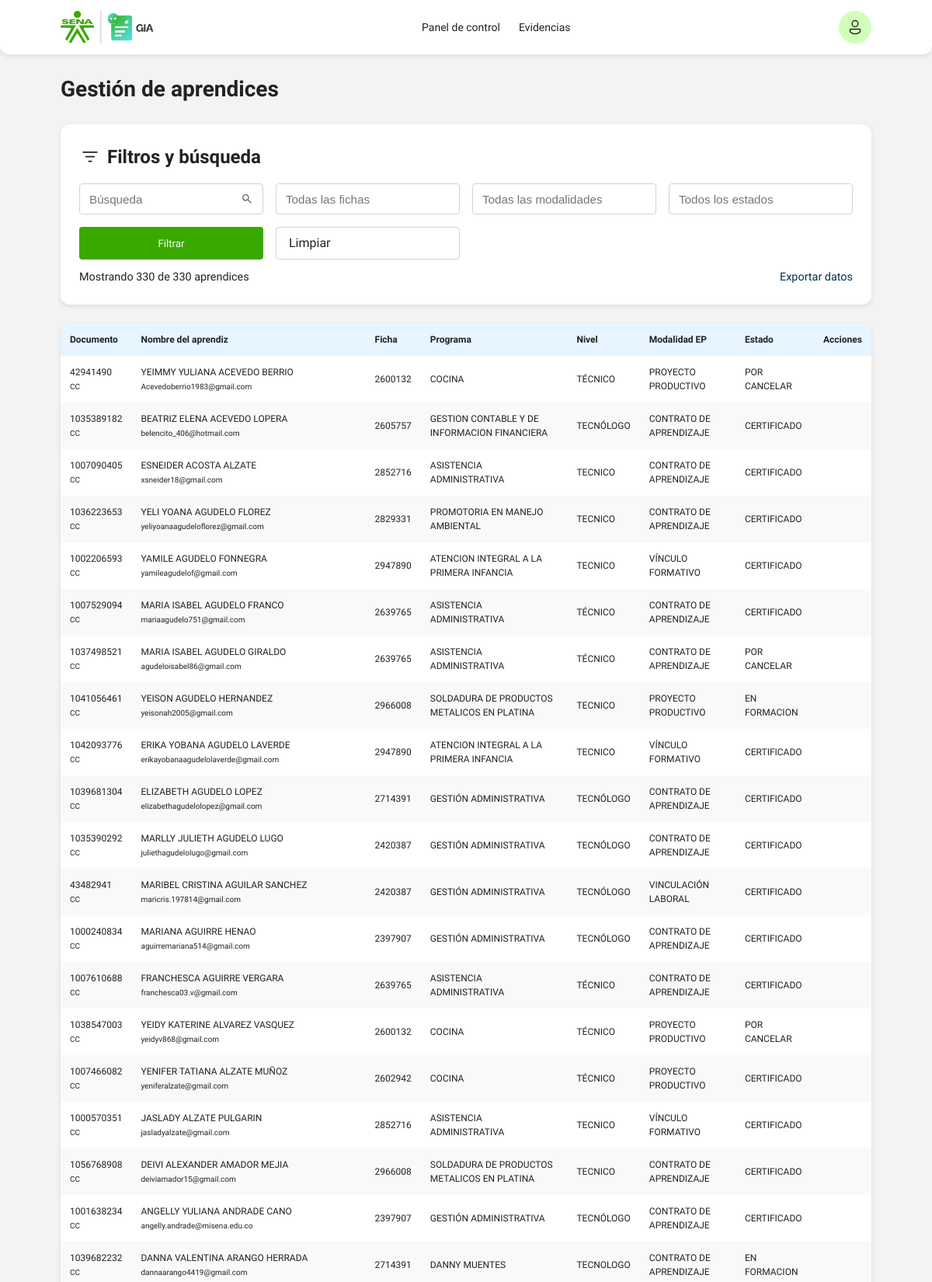
/apprentices/ (signed in, upper part), run on the app's committed database.
### models/apprentice.py (models this page shows)
class Apprentice(db.Model):
    __tablename__ = "apprentice"
    id = db.Column(db.Integer, primary_key=True)
    created_by = db.Column(db.Integer, db.ForeignKey("user.id"), nullable=False)
    student_user_id = db.Column(db.Integer, db.ForeignKey("user.id"), nullable=True)
    group_id = db.Column(db.Integer, db.ForeignKey("training_group.id"), nullable=True, index=True)
    group_number = db.Column(db.String(30), nullable=False, index=True)
    document_type = db.Column(db.String(30), nullable=False)
    document_number = db.Column(db.String(30), unique=True, nullable=False, index=True)
    first_names = db.Column(db.String(120), nullable=False)
    last_names = db.Column(db.String(120), nullable=False)
    gender = db.Column(db.String(20), nullable=True)
    phone = db.Column(db.String(30), nullable=True)
    email = db.Column(db.String(150), nullable=True)
    municipality_origin = db.Column(db.String(120), nullable=True)
    program_name = db.Column(db.String(150), nullable=True)
    program_level = db.Column(db.String(80), nullable=True)
    group_validity = db.Column(db.String(80), nullable=True)
    lead_instructor = db.Column(db.String(150), nullable=True)
    followup_instructor = db.Column(db.String(150), nullable=True)
    followup_instructor_email = db.Column(db.String(150), nullable=True)
    ep_modality = db.Column(db.String(120), nullable=True)
    sofia_status = db.Column(db.String(80), nullable=True)
    practice_start_date = db.Column(db.String(40), nullable=True)
    practice_end_date = db.Column(db.String(40), nullable=True)
    followup_moment1_start = db.Column(db.String(40), nullable=True)
    followup_moment1_end = db.Column(db.String(40), nullable=True)
    followup_moment2_start = db.Column(db.String(40), nullable=True)
    followup_moment2_end = db.Column(db.String(40), nullable=True)
    followup_moment3_start = db.Column(db.String(40), nullable=True)
    followup_moment3_end = db.Column(db.String(40), nullable=True)
    followup_moment4_start = db.Column(db.String(40), nullable=True)
    followup_moment4_end = db.Column(db.String(40), nullable=True)
    company_name = db.Column(db.String(150), nullable=True)
    company_municipality = db.Column(db.String(120), nullable=True)
    company_address = db.Column(db.String(180), nullable=True)
    coformador_name = db.Column(db.String(150), nullable=True)
    coformador_email = db.Column(db.String(150), nullable=True)
    coformador_phone = db.Column(db.String(30), nullable=True)
    arl_responsible = db.Column(db.String(150), nullable=True)
    continues_company = db.Column(db.String(30), nullable=True)
    individual_management = db.Column(db.Text, nullable=True)
    followup_moments = db.Column(db.String(200), nullable=True)
    evaluation_date = db.Column(db.String(40), nullable=True)
    english_results = db.Column(db.String(120), nullable=True)
    created_at = db.Column(db.DateTime, default=datetime.utcnow)
    group = db.relationship("TrainingGroup", back_populates="apprentices", lazy="joined")
    bitacoras = db.relationship(
        "Bitacora",
        backref="apprentice",
        lazy="select",
        cascade="all, delete-orphan",
        order_by="desc(Bitacora.created_at)",
    )
    student_user = db.relationship("User", foreign_keys=[student_user_id], lazy="select")
    evidence_submissions = db.relationship(
        "EvidenceSubmission",
        back_populates="apprentice",
        lazy="select",
        cascade="all, delete-orphan",
    )
    @property
    def full_name(self):
        return f"{self.first_names} {self.last_names}".strip()

### models/group.py (models this page shows)
class TrainingGroup(db.Model):
    __tablename__ = "training_group"
    id = db.Column(db.Integer, primary_key=True)
    created_by = db.Column(db.Integer, db.ForeignKey("user.id"), nullable=False)
    group_number = db.Column(db.String(30), unique=True, nullable=False, index=True)
    program_name = db.Column(db.String(150), nullable=False)
    lead_instructor = db.Column(db.String(150), nullable=True)
    followup_instructor = db.Column(db.String(150), nullable=True)
    municipality = db.Column(db.String(120), nullable=True)
    program_level = db.Column(db.String(80), nullable=True)
    modality = db.Column(db.String(80), nullable=True)
    sofia_group_status = db.Column(db.String(80), nullable=True)
    group_validity = db.Column(db.String(80), nullable=True)
    group_start_date = db.Column(db.String(40), nullable=True)
    training_end_date = db.Column(db.String(40), nullable=True)
    ep_start_date = db.Column(db.String(40), nullable=True)
    apprentices_statistics = db.Column(db.String(120), nullable=True)
    apprentices_training = db.Column(db.String(30), nullable=True)
    apprentices_enabled = db.Column(db.String(30), nullable=True)
    apprentices_rap_pending = db.Column(db.String(30), nullable=True)
    apprentices_practice = db.Column(db.String(30), nullable=True)
    apprentices_without_alternative = db.Column(db.String(30), nullable=True)
    apprentices_certified = db.Column(db.String(30), nullable=True)
    productive_modalities = db.Column(db.String(120), nullable=True)
    learning_contract = db.Column(db.String(30), nullable=True)
    internship = db.Column(db.String(30), nullable=True)
    productive_project = db.Column(db.String(30), nullable=True)
    employment_link = db.Column(db.String(30), nullable=True)
    apprentices = db.relationship(
        "Apprentice",
        back_populates="group",
        lazy="select",
    )
    evidence_activities = db.relationship(
        "EvidenceActivity",
        back_populates="group",
        lazy="select",
        cascade="all, delete-orphan",
    )
    RECORD_FIELDS = [
        ('consecutive', 'CONSECUTIVO'),
        ('group_number', 'N° DE FICHA'),
        ('lead_instructor', 'NOMBRE DE INSTRUCTOR(A) LÍDER DE LA FICHA'),
        ('followup_instructor', 'NOMBRE DE INSTRUCTOR(A) DE SEGUIMIENTO ETAPA PRODUCTIVA (EP)'),
        ('program_name', 'NOMBRE DEL PROGRAMA DE FORMACIÓN'),
        ('municipality', 'MUNICIPIO'),
        ('program_level', 'NIVEL DE PROGRAMA'),
        ('modality', 'MODALIDAD'),
        ('sofia_group_status', 'ESTADO DE LA FICHA EN SOFÍAPLUS'),
        ('group_start_date', 'FECHA INICIO DE LA FICHA EN SOFIAPLUS'),
        ('training_end_date', 'FECHA FIN DE LA FORMACIÓN EN SOFIAPLUS'),
        ('ep_start_date', 'FECHA INICIO DE ETAPA PRODUCTIVA'),
        ('group_validity', 'VIGENCIA DE LA FICHA'),
        ('apprentices_training', 'APRENDICES EN FORMACIÓN'),
        ('apprentices_enabled', 'APRENDICES HABILITADOS PARA INICIAR ETAPA PRODUCTIVA'),
        ('apprentices_rap_pending', 'APRENDICES QUE DEBEN RAP'),
        ('apprentices_practice', 'APRENDICES EN PRÁCTICA'),
        ('learning_contract', 'CONTRATO DE APRENDIZAJE'),
        ('internship', 'PASANTIA'),
        ('productive_project', 'PROYECTO PRODUCTIVO'),
        ('apprentices_without_alternative', 'APRENDICES SIN ALTERNATIVA DE PRÁCTIVA'),
        ('apprentices_certified', 'APRENDICES CERTIFICADOS'),
    ]

### routes/apprentices.py (the view)
@apprentices_bp.route("/")
@login_required
def index():
    apprentices = _filtered_apprentices_query().order_by(Apprentice.last_names, Apprentice.first_names).all()
    return render_template(
        "apprentices/index.html",
        apprentices=apprentices,
        total_apprentices=Apprentice.query.count(),
    )

### routes/apprentices.py (called while the page is built, shortened)
def _filtered_apprentices_query():
    query = Apprentice.query
    search = request.args.get("search", "").strip()
    group_number = request.args.get("group_number", "").strip()
    ep_modality = request.args.get("ep_modality", "").strip()
    status = request.args.get("status", "").strip()
    if group_number:
        query = query.filter(Apprentice.group_number.ilike(f"%{group_number}%"))
    if ep_modality:
        query = query.filter(Apprentice.ep_modality.ilike(f"%{ep_modality}%"))
    if status:
        query = query.filter(Apprentice.sofia_status.ilike(f"%{status}%"))
    return query

### services/auth_helpers.py (called while the page is built)
@login_manager.user_loader
def load_user(user_id):
    return User.query.get(int(user_id))

### templates/apprentices/index.html (shortened to what this page needs)
{% extends "base.html" %}
{% block content %}
<section class="page-head page-head--split">
  <div><h1>Gestión de aprendices</h1></div>
</section>
<div id="apprentices-management" class="management-list">
  <section class="panel filter-panel">
    <div class="panel__header panel__header--left">
  <span class="filter-icon">
    <svg viewBox="0 0 24 24" xmlns="http://www.w3.org/2000/svg">
      <path d="M13.5 16a.75.75 0 0 1 0 1.5h-3a.75.75 0 0 1 0-1.5h3Zm3-5a.75.75 0 0 1 0 1.5h-9a.75.75 0 0 1 0-1.5h9Zm3-5a.75.75 0 0 1 0 1.5h-15a.75.75 0 0 1 0-1.5h15Z" fill="#212121"/>
    </svg>
  </span>
  <h2>Filtros y búsqueda</h2>
</div>
    <form class="filters-grid filters-grid--four" method="get" action="{{ url_for('apprentices.index') }}">
      <input type="text" name="search" placeholder="Búsqueda" value="{{ request.args.get('search', '') }}">
      <input type="text" name="group_number" placeholder="Todas las fichas" value="{{ request.args.get('group_number', '') }}">
      <input type="text" name="ep_modality" placeholder="Todas las modalidades" value="{{ request.args.get('ep_modality', '') }}">
      <input type="text" name="status" placeholder="Todos los estados" value="{{ request.args.get('status', '') }}">
      <button type="submit" class="primary-btn">Filtrar</button>
      <a class="ghost-btn" href="{{ url_for('apprentices.index') }}">Limpiar</a>
    </form>
    <div class="toolbar">
      <span>Mostrando {{ apprentices|length }} de {{ total_apprentices|default(apprentices|length) }} aprendices</span>
      <div class="toolbar__actions">
        {% if has_endpoint('apprentices.export_all') %}
          <a class="link-action" href="{{ url_for('apprentices.export_all', **request.args) }}">Exportar datos</a>
        {% endif %}
      </div>
    </div>
  </section>
  <section class="table-card">
    <div class="table-wrap">
      <table class="data-table">
        <thead>
          <tr>
            <th>Documento</th>
            <th>Nombre del aprendiz</th>
            <th>Ficha</th>
            <th>Programa</th>
            <th>Nivel</th>
            <th>Modalidad EP</th>
            <th>Estado</th>
            <th>Acciones</th>
          </tr>
        </thead>
        <tbody>
  {% for apprentice in apprentices %}
  <tr class="clickable-row" data-href="{{ url_for('apprentices.detail', id=apprentice.id) }}">
    <td>{{ apprentice.document_number }}<br><small>{{ apprentice.document_type }}</small></td>
    <td>{{ apprentice.full_name }}<br><small>{{ apprentice.email or 'Sin correo' }}</small></td>
    <td>
      {% if apprentice.group %}
        <a href="{{ url_for('groups.detail', id=apprentice.group.id) }}">{{ apprentice.group.group_number }}</a>
      {% else %}
        {{ apprentice.group_number or '-' }}
      {% endif %}
    </td>
    <td>{{ apprentice.program_name or '-' }}</td>
    <td>{{ apprentice.program_level or '-' }}</td>
    <td>{{ apprentice.ep_modality or 'Sin definir' }}</td>
    <td>{{ apprentice.sofia_status or 'Sin estado' }}</td>
    <td class="actions-cell">
      {% set can_edit = (_user and _user.role in ['docente', 'super_admin']) or (_user and _user.role == 'aprendiz' and apprentice.student_user_id == _user.id) %}
    </td>
  </tr>
  {% else %}
  <tr><td colspan="9" class="empty-state">No hay aprendices registrados para mostrar.</td></tr>
  {% endfor %}
</tbody>
      </table>
    </div>
  </section>
</div>
{% endblock %}

### static/css/base.css (style rules this page uses)
* { box-sizing: border-box; margin: 0; padding: 0; }
body { font-family: var(--font-family); background: var(--bg); color: var(--text); line-height: 1.5; }
a { text-decoration: none; color: inherit; }
button { font-family: var(--font-family); cursor: pointer; }

### static/css/componets.css (style rules this page uses)
.primary-btn { display: inline-flex; align-items: center; justify-content: center; background: var(--green); padding: 4px 12px; color: #fff; border: 0; border-radius: var(--space-xs); cursor: pointer; transition: background 0.3s ease-in-out; }
.ghost-btn { background: transparent; border: 1px solid var(--line); padding: var(--space-sm) var(--space-md); border-radius: var(--space-xs); font-weight: 400; color: var(--text); cursor: pointer; }
.panel { background: var(--surface); border-radius: var(--radius); box-shadow: var(--shadow); padding: var(--space-md); margin-bottom: var(--space-lg); }
.panel__header { display: flex; justify-content: space-between; align-items: center; margin-bottom: var(--space-md); }
.toolbar { display:flex; justify-content:space-between; align-items:center; gap:1rem; }
.toolbar__actions { display:flex; gap:.5rem; align-items:center; }

### static/css/layout.css (style rules this page uses)
.page-head { display: flex; flex-direction: column; gap: var(--space-sm); margin-bottom: var(--space-lg); padding-top: var(--space-lg); }
.page-head h1 { font-size: 28px; font-weight: 600; color: var(--text); }
.page-head--split { justify-content: space-between; flex-direction: row; align-items: center; }

### static/css/tokens.css (style rules this page uses)
:root { --font-family: 'Work Sans', sans-serif; --green: #39a900; --darkgreen: #007832; --navy: #00304d; --cyan: #09daf6; --danger: #d13438; --darkdanger: #a32f2f; --muted: #706f6e; --darkmuted: #404040; --text: #222; --surface: #fff; --bg: #f3f3f3; --line: #d2d2d2; --space-xs: 4px; --space-sm: 8px; --space-md: 16px; --space-lg: 24px; --radius: 12px; --shadow: 0 2px 6px rgba(0,0,0,0.1); }

### static/css/tokens2.css (style rules this page uses)
:root { --font-family: 'Work Sans', sans-serif; --colorneutral-1: #ffffff; --colorneutral-2: #f3f3f3; --colorneutral-3: #d2d2d2; --colorneutral-4: #706f6e; --colorneutral-5: #404040; --colorneutral-6: #222222; --colorgreen-1: #39a900; --colorgreen-2: #007832; --colornavy-1: #00304d; --colorcyan-1: #09daf6; --colorviolet-1: #71277a; --coloryellow-1: #fdc300; --colororange-1: #ff6b00; --colorred-1: #d13438; --colorred-2: #a32f2f; --space-s: 4px; --space-m: 8px; --space-l: 12px; --space-xl: 16px; --radius-1: 4px; --radius-2: 8px; --radius-3: 12px; --shadow: 0 2px 6px rgba(0,0,0,0.1); }

### static/css/apprentices.css (style rules this page uses)
.filter-panel { background: var(--surface); border-radius: var(--radius); padding: var(--space-lg); box-shadow: var(--shadow); margin-bottom: 24px; }
.panel__header--left { display: flex; justify-content: flex-start; align-items: center; gap: 8px; margin-bottom: 16px; }
.filter-icon { width: 28px; height: 28px; display: block; color: var(--text); }
.filters-grid--four { display: grid; grid-template-columns: repeat(4, 1fr); gap: 16px; margin-bottom: 12px; }
.filters-grid--four input, .filters-grid--four select, .filters-grid--four .combobox input { width: 100%; height: 40px; border: 1px solid #d2d2d2; border-radius: var(--space-xs); padding: 0 12px; font-size: 0.95rem; color: #222; background-color: #fff; box-sizing: border-box; transition: border-color 0.2s ease; }
.filters-grid--four input[name="search"] { background-repeat: no-repeat; background-position: right 12px center; background-size: 16px; }
.toolbar { display: flex; justify-content: space-between; align-items: center; font-size: 0.9rem; color: var(--text); }
.toolbar__actions { display: flex; gap: 12px; flex-wrap: wrap; justify-content: flex-end; }
.link-action { text-decoration: none; font-weight: 500; color: var(--navy); cursor: pointer; }
.table-card { background: var(--surface); box-shadow: var(--shadow); border-radius: var(--radius); margin-bottom: 24px; }
.table-wrap { overflow-x: auto; border-radius: var(--radius); }
.data-table { width: 100%; border-collapse: collapse; font-size: 0.95rem; color: var(--text); }
.data-table thead { background: #e6f5ff; }
.data-table th { text-align: left; font-weight: 600; font-size: 12px; padding: 12px; }
.data-table td { text-align: left; font-weight: 400; padding: 12px; font-size: 12px; }
.data-table tbody tr:nth-child(odd) { background: #fff; }
.data-table tbody tr:nth-child(even) { background: #f9f9f9; }
.clickable-row { transition: background-color 140ms ease; }
.actions-cell { white-space:nowrap; display:flex; gap:16px; align-items:center; justify-content:start; }

### data on the page
Apprentice: document_number "42941490", document_type "CC", full_name "YEIMMY YULIANA ACEVEDO BERRIO", email "Acevedoberrio1983@gmail.com", group.group_number "2600132", program_name "COCINA", program_level "TÉCNICO", ep_modality "PROYECTO PRODUCTIVO", sofia_status "POR CANCELAR"
Apprentice: document_number "1035389182", document_type "CC", full_name "BEATRIZ ELENA ACEVEDO LOPERA", email "belencito_406@hotmail.com", group.group_number "2605757", program_name "GESTION CONTABLE Y DE INFORMACION FINANCIERA", program_level "TECNÓLOGO", ep_modality "CONTRATO DE APRENDIZAJE", sofia_status "CERTIFICADO"
Apprentice: document_number "1007090405", document_type "CC", full_name "ESNEIDER ACOSTA ALZATE", email "xsneider18@gmail.com", group.group_number "2852716", program_name "ASISTENCIA ADMINISTRATIVA", program_level "TECNICO", ep_modality "CONTRATO DE APRENDIZAJE", sofia_status "CERTIFICADO"
Apprentice: document_number "1036223653", document_type "CC", full_name "YELI YOANA AGUDELO FLOREZ", email "yeliyoanaagudeloflorez@gmail.com", group.group_number "2829331", program_name "PROMOTORIA EN MANEJO AMBIENTAL", program_level "TECNICO", ep_modality "CONTRATO DE APRENDIZAJE", sofia_status "CERTIFICADO"
Apprentice: document_number "1002206593", document_type "CC", full_name "YAMILE AGUDELO FONNEGRA", email "yamileagudelof@gmail.com", group.group_number "2947890", program_name "ATENCION INTEGRAL A LA PRIMERA INFANCIA", program_level "TECNICO", ep_modality "VÍNCULO FORMATIVO", sofia_status "CERTIFICADO"
Apprentice: document_number "1007529094", document_type "CC", full_name "MARIA ISABEL AGUDELO FRANCO", email "mariaagudelo751@gmail.com", group.group_number "2639765", program_name "ASISTENCIA ADMINISTRATIVA", program_level "TÉCNICO", ep_modality "CONTRATO DE APRENDIZAJE", sofia_status "CERTIFICADO"
Apprentice: document_number "1037498521", document_type "CC", full_name "MARIA ISABEL AGUDELO GIRALDO", email "agudeloisabel86@gmail.com", group.group_number "2639765", program_name "ASISTENCIA ADMINISTRATIVA", program_level "TÉCNICO", ep_modality "CONTRATO DE APRENDIZAJE", sofia_status "POR CANCELAR"
Apprentice: document_number "1041056461", document_type "CC", full_name "YEISON AGUDELO HERNANDEZ", email "yeisonah2005@gmail.com", group.group_number "2966008", program_name "SOLDADURA DE PRODUCTOS METALICOS EN PLATINA", program_level "TECNICO", ep_modality "PROYECTO PRODUCTIVO", sofia_status "EN FORMACION"
Apprentice: document_number "1042093776", document_type "CC", full_name "ERIKA YOBANA AGUDELO LAVERDE", email "erikayobanaagudelolaverde@gmail.com", group.group_number "2947890", program_name "ATENCION INTEGRAL A LA PRIMERA INFANCIA", program_level "TECNICO", ep_modality "VÍNCULO FORMATIVO", sofia_status "CERTIFICADO"
Apprentice: document_number "1039681304", document_type "CC", full_name "ELIZABETH AGUDELO LOPEZ", email "elizabethagudelolopez@gmail.com", group.group_number "2714391", program_name "GESTIÓN ADMINISTRATIVA", program_level "TECNÓLOGO", ep_modality "CONTRATO DE APRENDIZAJE", sofia_status "CERTIFICADO"
Apprentice: document_number "1035390292", document_type "CC", full_name "MARLLY JULIETH AGUDELO LUGO", email "juliethagudelolugo@gmail.com", group.group_number "2420387", program_name "GESTIÓN ADMINISTRATIVA", program_level "TECNÓLOGO", ep_modality "CONTRATO DE APRENDIZAJE", sofia_status "CERTIFICADO"
Apprentice: document_number "43482941", document_type "CC", full_name "MARIBEL CRISTINA AGUILAR SANCHEZ", email "maricris.197814@gmail.com", group.group_number "2420387", program_name "GESTIÓN ADMINISTRATIVA", program_level "TECNÓLOGO", ep_modality "VINCULACIÓN LABORAL", sofia_status "CERTIFICADO"
Apprentice: document_number "1000240834", document_type "CC", full_name "MARIANA AGUIRRE HENAO", email "aguirremariana514@gmail.com", group.group_number "2397907", program_name "GESTIÓN ADMINISTRATIVA", program_level "TECNÓLOGO", ep_modality "CONTRATO DE APRENDIZAJE", sofia_status "CERTIFICADO"
Apprentice: document_number "1007610688", document_type "CC", full_name "FRANCHESCA AGUIRRE VERGARA", email "franchesca03.v@gmail.com", group.group_number "2639765", program_name "ASISTENCIA ADMINISTRATIVA", program_level "TÉCNICO", ep_modality "CONTRATO DE APRENDIZAJE", sofia_status "CERTIFICADO"
Apprentice: document_number "1038547003", document_type "CC", full_name "YEIDY KATERINE ALVAREZ VASQUEZ", email "yeidyv868@gmail.com", group.group_number "2600132", program_name "COCINA", program_level "TÉCNICO", ep_modality "PROYECTO PRODUCTIVO", sofia_status "POR CANCELAR"
Apprentice: document_number "1007466082", document_type "CC", full_name "YENIFER TATIANA ALZATE MUÑOZ", email "yeniferalzate@gmail.com", group.group_number "2602942", program_name "COCINA", program_level "TÉCNICO", ep_modality "PROYECTO PRODUCTIVO", sofia_status "CERTIFICADO"
Apprentice: document_number "1000570351", document_type "CC", full_name "JASLADY ALZATE PULGARIN", email "jasladyalzate@gmail.com", group.group_number "2852716", program_name "ASISTENCIA ADMINISTRATIVA", program_level "TECNICO", ep_modality "VÍNCULO FORMATIVO", sofia_status "CERTIFICADO"
Apprentice: document_number "1056768908", document_type "CC", full_name "DEIVI ALEXANDER AMADOR MEJIA", email "deiviamador15@gmail.com", group.group_number "2966008", program_name "SOLDADURA DE PRODUCTOS METALICOS EN PLATINA", program_level "TECNICO", ep_modality "CONTRATO DE APRENDIZAJE", sofia_status "CERTIFICADO"
Apprentice: document_number "1001638234", document_type "CC", full_name "ANGELLY YULIANA ANDRADE CANO", email "angelly.andrade@misena.edu.co", group.group_number "2397907", program_name "GESTIÓN ADMINISTRATIVA", program_level "TECNÓLOGO", ep_modality "CONTRATO DE APRENDIZAJE", sofia_status "CERTIFICADO"
Apprentice: document_number "1039682232", document_type "CC", full_name "DANNA VALENTINA ARANGO HERRADA", email "dannaarango4419@gmail.com", group.group_number "2714391", program_name "DANNY MUENTES", program_level "TECNOLOGO", ep_modality "CONTRATO DE APRENDIZAJE", sofia_status "EN FORMACION"

### other printed values
{{ apprentices|length }} "330"
{{ total_apprentices|default(apprentices|length) }} "330"
